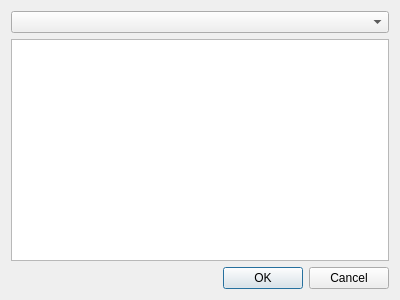
<?xml version="1.0" encoding="UTF-8"?>
<ui version="4.0">
 <class>TableFilterDialog</class>
 <widget class="QDialog" name="TableFilterDialog">
  <property name="geometry">
   <rect>
    <x>0</x>
    <y>0</y>
    <width>400</width>
    <height>300</height>
   </rect>
  </property>
  <property name="windowTitle">
   <string>Dialog</string>
  </property>
  <layout class="QGridLayout" name="gridLayout">
   <item row="0" column="0">
    <widget class="QComboBox" name="cbFeatureNames"/>
   </item>
   <item row="2" column="0">
    <widget class="QDialogButtonBox" name="buttonBox">
     <property name="orientation">
      <enum>Qt::Horizontal</enum>
     </property>
     <property name="standardButtons">
      <set>QDialogButtonBox::Cancel|QDialogButtonBox::Ok</set>
     </property>
    </widget>
   </item>
   <item row="1" column="0">
    <widget class="QListWidget" name="lwItems">
     <property name="editTriggers">
      <set>QAbstractItemView::NoEditTriggers</set>
     </property>
     <property name="selectionMode">
      <enum>QAbstractItemView::MultiSelection</enum>
     </property>
     <property name="selectionBehavior">
      <enum>QAbstractItemView::SelectRows</enum>
     </property>
     <property name="selectionRectVisible">
      <bool>true</bool>
     </property>
     <property name="sortingEnabled">
      <bool>true</bool>
     </property>
    </widget>
   </item>
  </layout>
 </widget>
 <resources/>
 <connections>
  <connection>
   <sender>buttonBox</sender>
   <signal>accepted()</signal>
   <receiver>TableFilterDialog</receiver>
   <slot>accept()</slot>
   <hints>
    <hint type="sourcelabel">
     <x>248</x>
     <y>254</y>
    </hint>
    <hint type="destinationlabel">
     <x>157</x>
     <y>274</y>
    </hint>
   </hints>
  </connection>
  <connection>
   <sender>buttonBox</sender>
   <signal>rejected()</signal>
   <receiver>TableFilterDialog</receiver>
   <slot>reject()</slot>
   <hints>
    <hint type="sourcelabel">
     <x>316</x>
     <y>260</y>
    </hint>
    <hint type="destinationlabel">
     <x>286</x>
     <y>274</y>
    </hint>
   </hints>
  </connection>
 </connections>
</ui>
